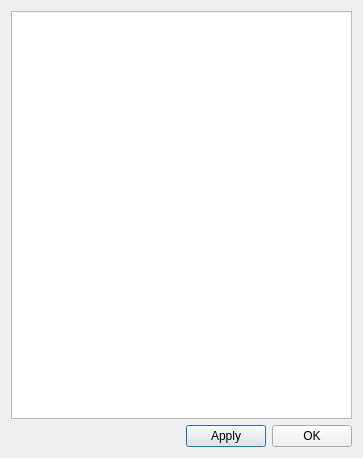
<?xml version="1.0" encoding="UTF-8"?>
<ui version="4.0">
 <class>Dialog</class>
 <widget class="QDialog" name="Dialog">
  <property name="geometry">
   <rect>
    <x>0</x>
    <y>0</y>
    <width>363</width>
    <height>458</height>
   </rect>
  </property>
  <property name="windowTitle">
<!--
   <string>白名单设置</string>
-->
   <string>Whitelist Settings</string>
  </property>
  <layout class="QVBoxLayout" name="verticalLayout">
   <item>
    <widget class="QTextBrowser" name="textBrowser">
     <property name="readOnly">
      <bool>false</bool>
     </property>
    </widget>
   </item>
   <item>
    <layout class="QHBoxLayout" name="horizontalLayout">
     <item>
      <spacer name="horizontalSpacer">
       <property name="orientation">
        <enum>Qt::Horizontal</enum>
       </property>
       <property name="sizeHint" stdset="0">
        <size>
         <width>40</width>
         <height>20</height>
        </size>
       </property>
      </spacer>
     </item>
     <item>
      <widget class="QPushButton" name="PB_Apply">
       <property name="text">
<!--
        <string>应  用</string>
-->
        <string>Apply</string>
       </property>
      </widget>
     </item>
     <item>
      <widget class="QPushButton" name="PB_OK">
       <property name="text">
<!--
        <string>确  定</string>
-->
        <string>OK</string>
       </property>
      </widget>
     </item>
    </layout>
   </item>
  </layout>
 </widget>
 <resources/>
 <connections/>
</ui>
